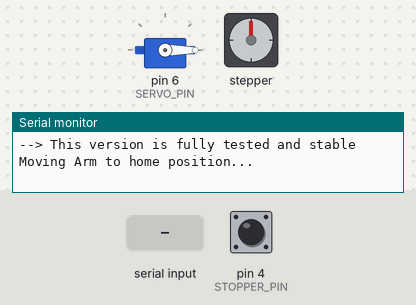
Bench run of a sketch on a simulated Arduino Uno, built with avr-gcc and run on an emulated ATmega328P. Parts: servo, stepper motor, the last lines printed to the serial monitor. The test bench sets the inputs (shaded band); at power-on: pin 4 (STOPPER_PIN) HIGH. Stepper angles assume 3200 steps per turn.

Above: at 4.2 s.
4.3 s: "A90\n" received over Serial
At 6.3 s:
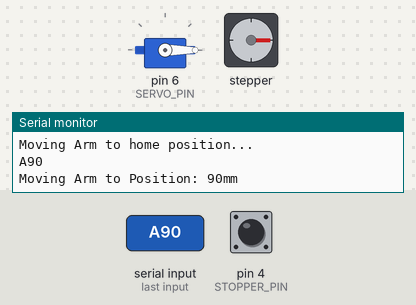
7.3 s: "A,45\n" received over Serial
At 7.46 s:
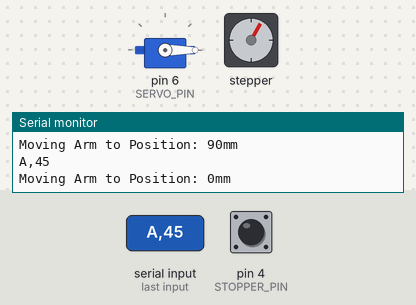
10.3 s: "T,45\n" received over Serial
At 11.7 s:
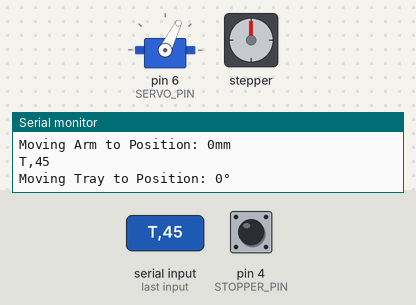
14.3 s: "A90\n" received over Serial
At 16.3 s:
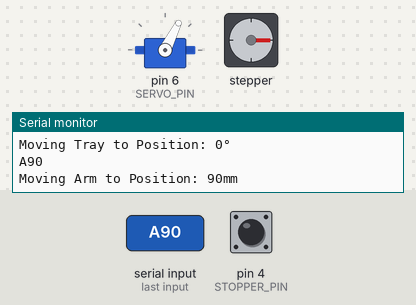
17.3 s: "A" received over Serial
At 17.45 s:
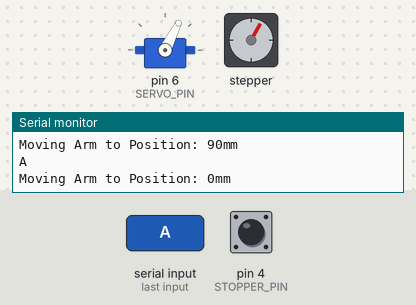
Timing chart, 0 to 20.3 s (numbered marks = the images above; inputs shaded):
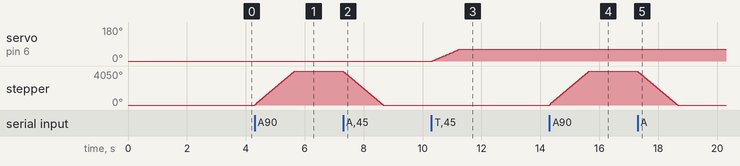

The sketch:

Arduino_Controls.ino
```cpp
/* MECH350_Tray_Positioner_Actuation_Code
 * Version: 1.1.1
 * by Michael Giles
 * Date: March 22, 2018
 *
 * Pin Assignments:
 * D4   ----->  END STOP
 * D6   ----->  SERVO PWM
 * D8   ----->  DIR
 * D9   ----->  STEP
 * D10  ----->  M0
 * D11  ----->  M1
 * D12  ----->  M2
 * D13  ----->  ENABLE
 *
 * Release Notes:
 * This version fixes a bug where reversing the servo would break
 * the auto home function. Supported commands can be seen in the
 * table below.
 *
 * Command    Parameter    Example    Description
 * A          Integer      A300       Moves the arm to position 300mm relative to the home location
 * T          Integer      T15        Moves the tray to an angle of 15 degrees
 * E          None         E          Enables the stepper motor
 * D          None         D          Disables the stepper motor
 * H          None         H          Moves both the arm and tray to their home positions
 *
 * There is a known bug in this release that restricts motor
 * RPM. Real world motor speed was measured to be ~ 130RPM.
 * Motor velocities of up to 900RPM can be achieved by disabling
 * motor acceleration profiles however this is not recommended
 * as it increases the chances of motor stall at actuation start.
 *
 * This code was designed for metric actuation! While actiation
 * can be done using the imperial system, it should be noted that
 * a small amount of error will accumulate over time. While an
 * imperial lead screw can be used to actuate the arm, it is
 * recommended that a lead screw with metric pitch is used to
 * minimize error accumulation.
 *
 * WARNING:
 * The servo must be powered from an external source providing
 * 5v DC. Powering the servo from the power rail on the Arduino
 * may cause a brown out or other failure.
 */

#include <Arduino.h>        // Include Arduino.h library
#include <Servo.h>          // Include the servo library
#include "DRV8825.h"        // Include the library for our specific stepper driver

// Mechanical Settings:
#define MOTOR_STEPS 200     // Motor steps per revolution. Our NEMA17 is 1.8 degrees/step = 200 steps/revolution
#define MOTOR_ACCEL 1000    // Motor acceleration parameter (step/s^2)
#define MOTOR_DECEL 1000    // Motor deceleration parameter (step/s^2)
#define MICROSTEP 16        // Microstepping mode. We will use 1/16 microstepping
#define RPM 500             // Constant RPM to run the stepper
#define TILT_SPEED 85       // Tray Tilt speed (0 - 100%)
#define HOME_SPEED 5        // Arm Homing speed (mm/s)
#define PITCH 8             // Lead screw pitch in mm. This is the amount of linear travel per revolution of the lead screw
#define MAX_TRAVEL 440      // Maximum travel of the arm (mm)
#define MAX_ANGLE 30        // Maximum angle of the tray (degrees)
#define MSA_ANGLE 55        // Maximum servo arm angle (degrees)
#define SERVO_TRIM -8       // Servo Trim on servo end (-180 -> 180 degrees)
#define SERVO_REV 1         // Set to 1 to reverse servo direction (Not Implemented)

// Electrical Settings:
#define STOPPER_PIN 4       // Pin 4 corresponds to the end stop
#define SERVO_PIN 6         // Pin 6 corresponds to the servo PWM control pin
#define DIR 8               // Pin 8 corresponds to the direction pin on the stepper driver
#define STEP 9              // Pin 9 corresponds to the step pin on the stepper driver
#define MODE0 10            // Pin 10 corresponds to the microstepping mode 0 pin on the stepper driver
#define MODE1 11            // Pin 11 corresponds to the microstepping mode 1 pin on the stepper driver
#define MODE2 12            // Pin 12 corresponds to the microstepping mode 2 pin on the stepper driver
#define ENABLE 13           // Pin 13 corresponds to the enable pin on the stepper driver

// Actuator Initializations:
Servo servo_1;                                                               // Configures the servo object to control servo_1
DRV8825 stepper(MOTOR_STEPS, DIR, STEP, ENABLE, MODE0, MODE1, MODE2);        // Configures the settings for our stepper driver

// Operational Data:
int Tray_Position = 0;                                                       // Variable to keep track of tray position
int Arm_Position = 0;                                                        // Variable to keep track of arm position
String User_Input;                                                           // Declare location for user input
bool Is_Homing;                                                              // Boolean to enable homing mode
const int Tilt_Speed_Delay = 100 - TILT_SPEED;                               // Parameter that controls the servo speed

// ------------------------------- FUNCTIONS -------------------------------

// Arm Actuation Function:
void Move_Arm_Position(int New_Position) {
  long Delta_Position = New_Position - Arm_Position;                         // Delta_Position is the difference between the target position and the current position
  long Delta_Rotation = (Delta_Position * MOTOR_STEPS * MICROSTEP);          // Delta_Rotation is the change of position over the pitch of the lead screw times 200steps/revolution
  Delta_Rotation = (Delta_Rotation/PITCH);
  Arm_Position = New_Position;                                               // Set the new position to the target position.
  stepper.move(Delta_Rotation);                                              // Rotate the stepper to move the arm to the target position
}

// Tray Actuation Function:
void Move_Tray_Position(int New_Position) {

  int New_Rotation = (New_Position * MSA_ANGLE);                             // Convert desired table movement to servo movement
  New_Rotation = (New_Rotation/MAX_ANGLE) + SERVO_TRIM;

  if(SERVO_REV == 1) {                                                       // Reverse servo direction based on initial mechanical settings
    New_Rotation = MSA_ANGLE - New_Rotation;
  }

  if(New_Rotation >= Tray_Position) {
    for (int pos = Tray_Position; pos <= New_Rotation; pos++) {              // Servo speed control
    servo_1.write(pos);
    delay(Tilt_Speed_Delay);
    }
  }else{
    for (int pos = Tray_Position; pos >= New_Rotation; pos--) {              // Servo speed control in opposite direction
    servo_1.write(pos);
    delay(Tilt_Speed_Delay);
    }
  }
  Tray_Position = New_Rotation;                                              // Set the tilt position to the new position.
}

// Arm Function:
void Arm_Movement(String Value) {
  int Target_Position = Value.toInt();                                       // Convert user input to a target position

  if(0 <= Target_Position && Target_Position <= MAX_TRAVEL) {
    Serial.print("Moving Arm to Position: ");                                // Command feedback to operator
    Serial.print(Target_Position);
    Serial.println("mm");
    Move_Arm_Position(Target_Position);                                      // Call Move_Arm_Position function
  }
  else
  {
    Serial.print("Invalid Arm Position: ");                                  // If target position is outside the range of motion complain to the operator
    Serial.println(Target_Position);
  }
}

// Tray Function:
void Tray_Movement(String Value) {
  int Target_Position = Value.toInt();                                       // Convert user input to a target position

  if(0 <= Target_Position && Target_Position <= MAX_ANGLE) {
    Serial.print("Moving Tray to Position: ");                               // Command feedback to operator
    Serial.print(Target_Position);
    Serial.println("°");
    Move_Tray_Position(Target_Position);                                     // Call Move_Tray_Position function
  }
  else
  {
    Serial.print("Invalid Tray Position: ");                                 // If target position is outside the range of motion complain to the operator
    Serial.println(Target_Position);
  }
}

// Homing Function
void Home() {
    Serial.println("Moving Arm to home position...");
    Is_Homing = true;                                                        // Enable the homing function in the loop
}

// Manual Step Function
void Manual_Step(bool Direction) {                                           // Manually move the motor one step in the specified direction
    if(Direction) {
      digitalWrite(DIR,HIGH);
    }
    else
    {
      digitalWrite(DIR,LOW);
    }
    digitalWrite(STEP,HIGH);
    delayMicroseconds((500000*PITCH)/(HOME_SPEED*MOTOR_STEPS*MICROSTEP));
    digitalWrite(STEP,LOW);
    delayMicroseconds((500000*PITCH)/(HOME_SPEED*MOTOR_STEPS*MICROSTEP));
}

// ------------------------------- Program Core -------------------------------

void setup() {

    pinMode(STOPPER_PIN, INPUT_PULLUP);                                      // Set the end stop to the end stop pin
    servo_1.attach(SERVO_PIN);                                               // Set the servo to the servo pin
    servo_1.write(0);                                                        // Set home tilt angle to position 0
    stepper.begin(RPM);                                                      // Set the desired stepper RPM
    stepper.setMicrostep(MICROSTEP);                                         // Set microstep mode
    stepper.setSpeedProfile(stepper.LINEAR_SPEED, MOTOR_ACCEL, MOTOR_DECEL); // Set motor acceleration profile
    stepper.enable();                                                        // Enable the stepper motor

    Serial.begin(9600);                                                      // Start serial communication with computer at 9600 baud
    while (! Serial);                                                        // Wait until Serial is ready (We shouldn't have to do this but it's a good failsafe)
    Serial.println("MECH350 System Controller V1.1.1 by Michael Giles");     // Program start message
    Serial.println("--> This version is fully tested and stable");           // Version message

    delay(3000);                                                             // Small delay at startup to ensure the stepper is ready to go

    Home();                                                                  // Home axes at system start
}

void loop() {

  if(Is_Homing == true) {                                                    // Homing function in loop
    if (digitalRead(STOPPER_PIN) == HIGH) {                                  // Verify arm is not at home location
      Manual_Step(false);                                                    // Manually step motor back one step
    }
    if (digitalRead(STOPPER_PIN) == LOW) {                                   // If end stop is triggered, finish homing process
      Serial.println("Moving Tray to home position...");
//      Move_Tray_Position(MAX_ANGLE);                                         // This is really just for asthetics cause you don't need to zero a servo lol
//      Move_Tray_Position(0);                                                 // Send servo to home location
      Arm_Position = 0;                                                      // Ensure arm position is set to zero
      Serial.println("Both axes homed successfully");
      Is_Homing = false;                                                     // Exit homing mode
    }
  }

  while (Serial.available()) {
    char Input = Serial.read();                                              // Read one byte from serial buffer
    User_Input += Input;                                                     // Add byte to current request
    delay(2);                                                                // Delay looping to allow buffer to fill with next character
  }

  if (User_Input.length() > 0) {
    Serial.println(User_Input);                                              // Repeat what the operator requested (confirmation)

    if (User_Input.charAt(0) == 'A') {                                       // Identify whether it is an arm command
      User_Input.remove(0, 1);
      Arm_Movement(User_Input);
    }

    if (User_Input.charAt(0) == 'T') {                                       // Identify whether it is a tray command
      User_Input.remove(0, 1);
      Tray_Movement(User_Input);
    }

    if (User_Input.charAt(0) == 'E') {                                       // Enable the stepper driver
      stepper.enable();
      Serial.println("Stepper Enabled");
    }

    if (User_Input.charAt(0) == 'D') {                                       // Disable the stepper driver
      stepper.disable();
      Serial.println("Stepper Disabled");
    }

    if (User_Input.charAt(0) == 'H') {                                       // Home axes
      Home();
    }

    User_Input = "";                                                         // Reset for next input
  }

}
```

Measured:
- after the input at 4.3 s, stepper: turns 4050° clockwise in 1.4 s, starting at once
- after the input at 7.3 s, stepper: turns 4050° counter-clockwise in 1.4 s, starting at once
- after the input at 10.3 s, servo on pin 6 (SERVO_PIN): moves from 0° to 63° over 0.93 s, starting at once
- after the input at 14.3 s, stepper: turns 4050° clockwise in 1.4 s, starting at once
- after the input at 17.3 s, stepper: turns 4050° counter-clockwise in 1.4 s, starting at once
